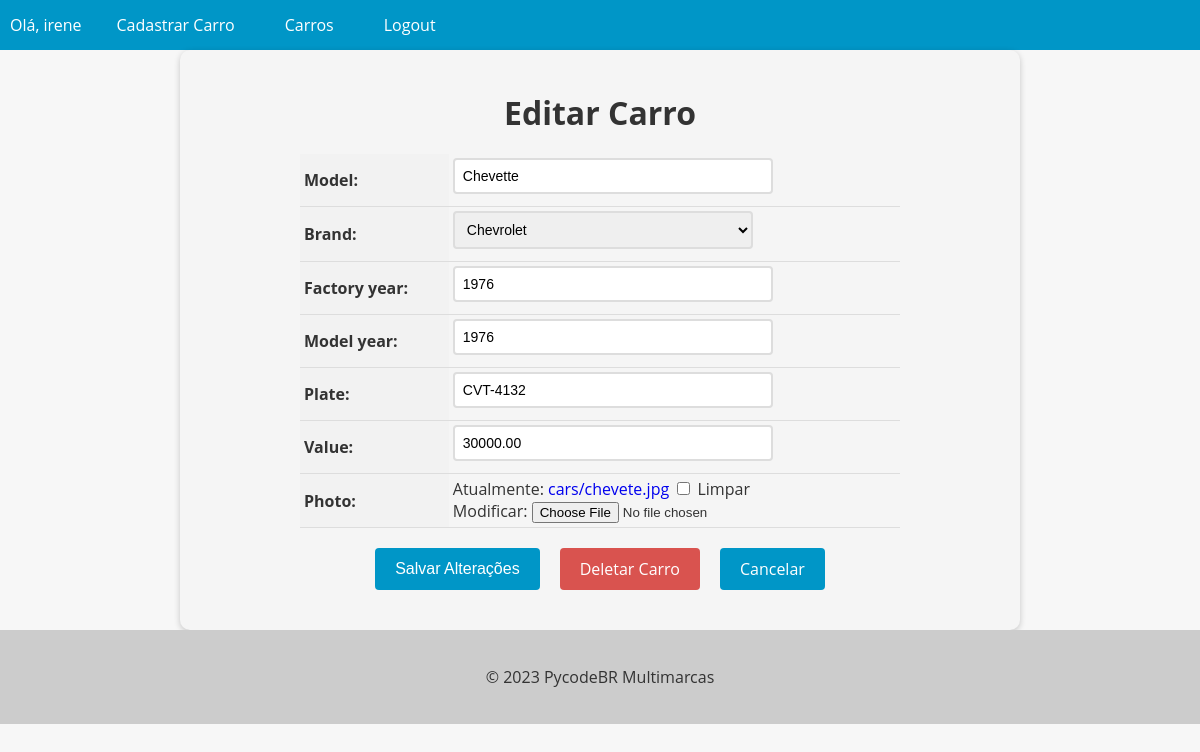
Page /car/2/update/ (signed in) on the earlier database version.
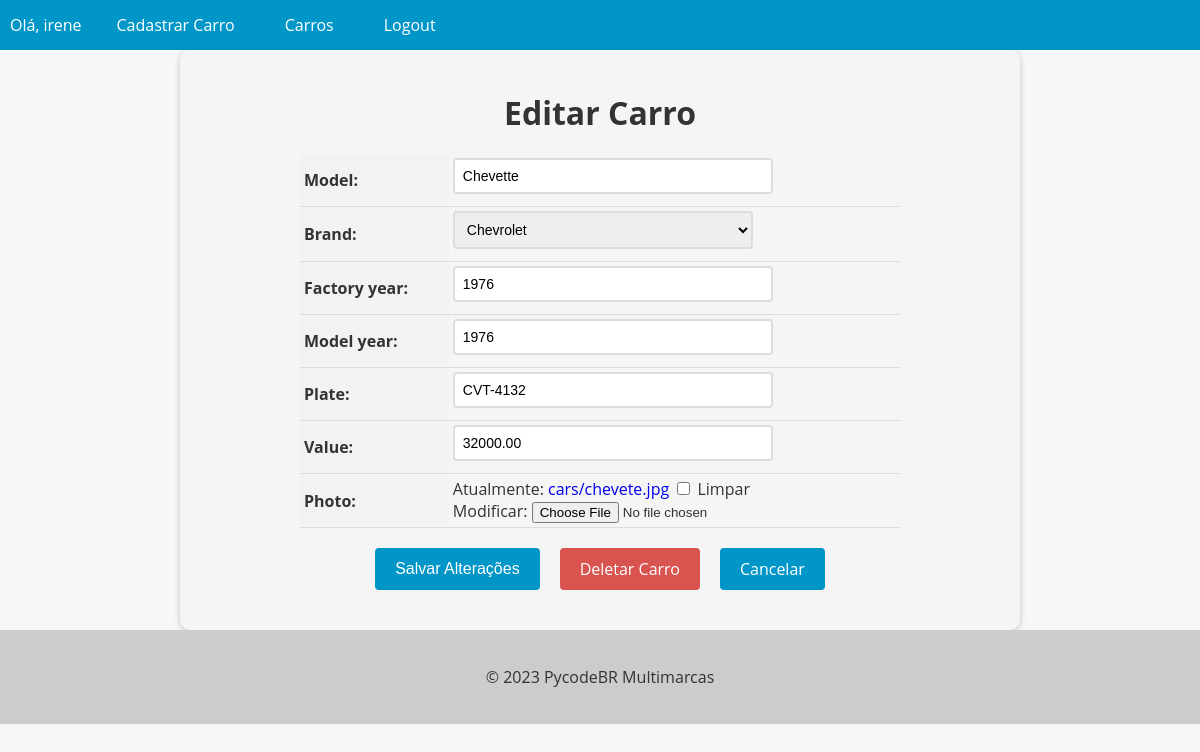
Same page on the later database version.
### cars/models.py (models this page shows, shortened)
class Car(models.Model):
    id = models.AutoField(primary_key=True)
    model = models.CharField(max_length=200)
    brand = models.ForeignKey(Brand, on_delete=models.PROTECT, related_name='car_brand')
    factory_year = models.IntegerField(blank=True, null=True)
    model_year = models.IntegerField(blank=True, null=True)
    plate = models.CharField(max_length=10, blank=True, null=True)
    value = models.DecimalField(max_digits=10, decimal_places=2, blank=True, null=True)
    photo = models.ImageField(upload_to='cars/', blank=True, null=True)

### cars/views.py (the view, shortened to what this page needs)
# urls.py: path('car/<int:pk>/update/', CarUpdateView.as_view(), name='car_update'),
@method_decorator(login_required(login_url='login'), name='dispatch')
class CarUpdateView(UpdateView):
    model = Car
    form_class = CarModelForm
    template_name = 'car_update.html'

### cars/forms.py (shortened to what this page needs)
class CarModelForm(forms.ModelForm):
    class Meta:
        model = Car
        fields = '__all__'

### cars/models.py (called while the page is built)
    def __str__(self):
        return self.name

### cars/templates/car_update.html (shortened to what this page needs)
{% extends "base.html" %}
{% block content %}
  <form method="post" enctype="multipart/form-data">
    <h1>Editar Carro</h1>
    <table>
      {{ form.as_table }}
    </table>
    <div>
      <div class="buttons-container">
        <input type="submit" value="Salvar Alterações" class="btn btn-primary">
        <a href="{% url 'car_delete' pk=object.pk %}" class="btn btn-danger">Deletar Carro</a>
        <a href="{% url 'cars_list' %}" class="btn btn-secondary">Cancelar</a>
      </div>
    </div>
  </form>
{% endblock %}

Differences in the rows shown:
changed Car "Chevette": value "30000.00" → "32000.00"
